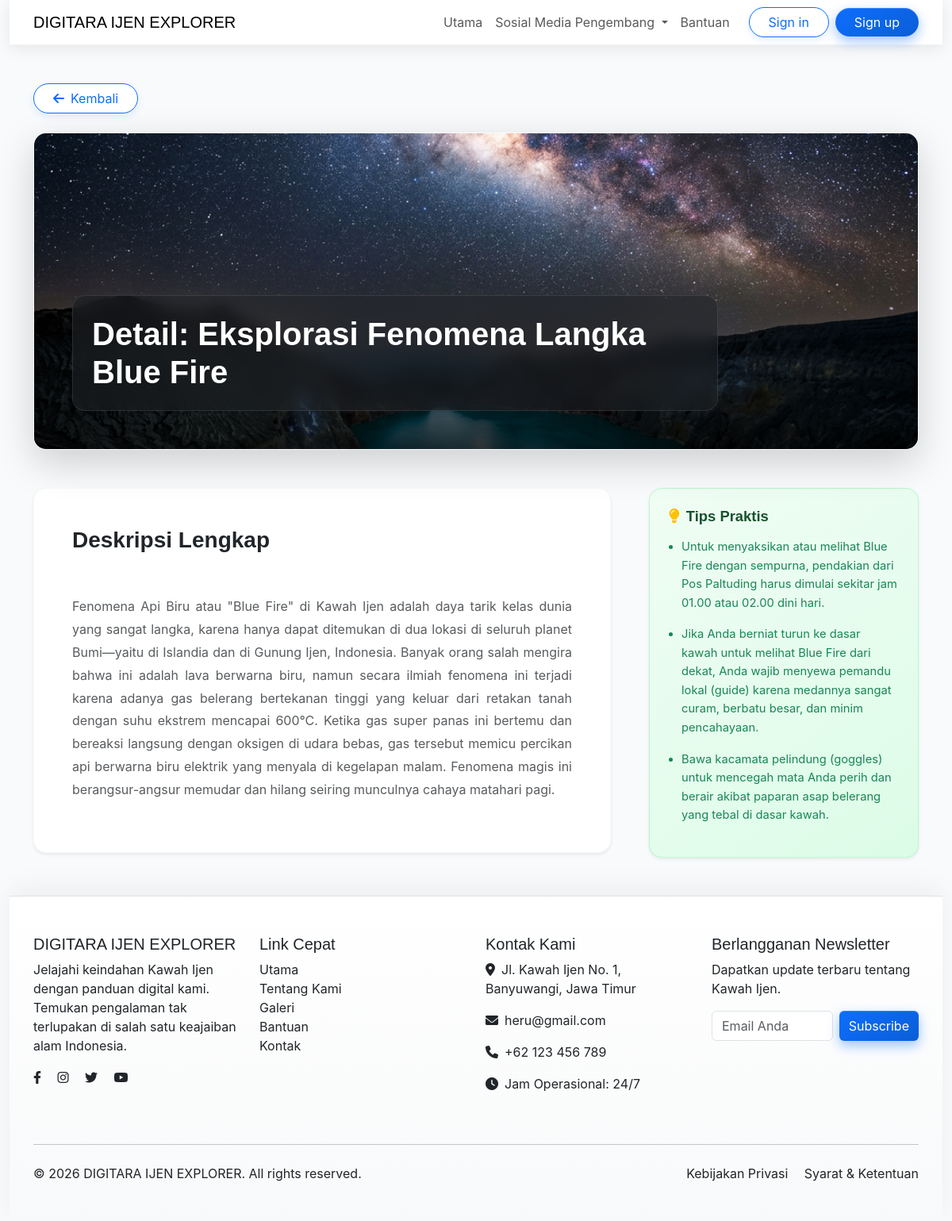
Page /api/exploring-the-blue-fire.php on the committed database.
### tables this page shows
CREATE TABLE IF NOT EXISTS `wisata` (
  `id` INT AUTO_INCREMENT PRIMARY KEY,
  `slug` VARCHAR(100) UNIQUE NOT NULL,
  `title` VARCHAR(255) NOT NULL,
  `deskripsi` TEXT NOT NULL,
  `img` VARCHAR(255) NOT NULL,
  `popup_title` VARCHAR(255) NOT NULL,
  `popup_content` TEXT NOT NULL
);

### api/exploring-the-blue-fire.php (the view, shortened to what this page needs)
<?php
require_once __DIR__ . '/config.php';
$slug = 'exploring-the-blue-fire';
$stmt = $pdo->prepare("SELECT * FROM wisata WHERE slug = ?");
$stmt->execute([$slug]);
$wisata = $stmt->fetch();
$stmtTips = $pdo->prepare("SELECT tip FROM wisata_tips WHERE wisata_id = ?");
$stmtTips->execute([$wisata['id']]);
$tips = $stmtTips->fetchAll(PDO::FETCH_COLUMN);
?>
<!DOCTYPE html>
<html lang="en">
<head>
    <link rel="stylesheet" href="/assets/BOOTSRAP/css/bootstrap.min.css">
    <link rel="stylesheet" href="https://cdnjs.cloudflare.com/ajax/libs/font-awesome/6.0.0/css/all.min.css">
    <link rel="stylesheet" href="/index/style.css">
</head>
<body>
    <div class="container-fluid">
        <div class="row">
            <div class="col">
            <nav class="navbar navbar-expand-lg sticky-top">
                <div class="container">
                    <a class="navbar-brand" href="/api/index.php">DIGITARA IJEN EXPLORER</a>
                    <div class="collapse navbar-collapse" id="navbarNav">
                        <ul class="navbar-nav ms-auto align-items-center">
                            <li class="nav-item"><a class="nav-link" href="/api/index.php">Utama</a></li>
                            <li class="nav-item dropdown">
                                <a class="nav-link dropdown-toggle" href="#" id="navbarDropdown" role="button" data-bs-toggle="dropdown" aria-expanded="false" data-bs-display="static">
                                    Sosial Media Pengembang
                                </a>
                            </li>
                            <li class="nav-item"><a class="nav-link" href="#">Bantuan</a></li>
                            <li class="nav-item ms-lg-3 d-flex align-items-center flex-column flex-lg-row">
                                <?php if (isset($_SESSION['username'])): ?>
                                    <span class="navbar-text me-lg-3 mb-2 mb-lg-0 fw-bold text-dark"><i class="fas fa-user-circle me-1"></i>Halo, <?php echo htmlspecialchars($_SESSION['username']); ?></span>
                                    <a href="/api/logout.php" class="btn btn-outline-danger rounded-pill px-4">Sign out</a>
                                <?php else: ?>
                                    <a href="/api/login.php" class="btn btn-outline-primary rounded-pill px-4 me-2 mb-2 mb-lg-0">Sign in</a>
                                    <a href="/api/register.php" class="btn btn-primary rounded-pill px-4">Sign up</a>
                                <?php endif; ?>
                            </li>
                        </ul>
                    </div>
                </div>
            </nav>
            </div>
        </div>
        <div class="container my-5">
            <div class="mb-4">
                <a href="/api/index.php" class="btn btn-outline-primary rounded-pill px-4">
                    <i class="fas fa-arrow-left me-2"></i>Kembali
                </a>
            </div>
            <div class="position-relative rounded-4 overflow-hidden shadow-lg mb-5" style="height: 400px; border: 1px solid rgba(255,255,255,0.25);">
                <img src="<?php echo htmlspecialchars($wisata['img']); ?>" class="w-100 h-100" style="object-fit: cover;" alt="<?php echo htmlspecialchars($wisata['title']); ?>">
                <div class="position-absolute bottom-0 start-0 p-4 p-md-5 w-100">
                    <div class="bg-dark bg-opacity-50 rounded-4 p-4 text-white border border-white border-opacity-10 d-inline-block" style="max-width: 80%; backdrop-filter: blur(10px); -webkit-backdrop-filter: blur(10px);">
                        <h1 class="display-6 fw-bold mb-0"><?php echo htmlspecialchars($wisata['popup_title']); ?></h1>
                    </div>
                </div>
            </div>
            <div class="row g-5">
                <div class="col-lg-8">
                    <div class="bg-white p-4 p-md-5 rounded-4 shadow-sm border border-light">
                        <h3 class="fw-bold text-dark mb-4">Deskripsi Lengkap</h3>
                        <p class="text-muted fs-6" style="line-height: 1.8; text-align: justify; white-space: pre-line;">
                            <?php echo htmlspecialchars($wisata['popup_content']); ?>
                        </p>
                    </div>
                </div>
                <div class="col-lg-4">
                    <div class="modal-tips-container p-4 rounded-4 shadow-sm">
                        <h5 class="tips-heading fw-bold mb-3">
                            <i class="fas fa-lightbulb me-2 text-warning"></i>Tips Praktis
                        </h5>
                        <ul class="tips-list ps-3">
                            <?php foreach ($tips as $tip): ?>
                                <li class="mb-3 text-success" style="line-height: 1.6;"><?php echo htmlspecialchars($tip); ?></li>
                            <?php endforeach; ?>
                        </ul>
                    </div>
                </div>
            </div>
        </div>
        <footer class="bg-light text-dark mt-5 py-5 border-top">
            <div class="container">
                <div class="row">
                    <div class="col-lg-3 col-md-6 mb-4">
                        <h5>DIGITARA IJEN EXPLORER</h5>
                        <p>Jelajahi keindahan Kawah Ijen dengan panduan digital kami. Temukan pengalaman tak terlupakan di salah satu keajaiban alam Indonesia.</p>
                        <div class="social-icons">
                            <a href="#" class="text-dark me-3"><i class="fab fa-facebook-f"></i></a>
                            <a href="#" class="text-dark me-3"><i class="fab fa-instagram"></i></a>
                            <a href="#" class="text-dark me-3"><i class="fab fa-twitter"></i></a>
                            <a href="#" class="text-dark"><i class="fab fa-youtube"></i></a>
                        </div>
                    </div>
                    <div class="col-lg-3 col-md-6 mb-4">
                        <h5>Link Cepat</h5>
                        <ul class="list-unstyled">
                            <li><a href="/api/index.php" class="text-dark text-decoration-none">Utama</a></li>
                            <li><a href="#" class="text-dark text-decoration-none">Tentang Kami</a></li>
                            <li><a href="#" class="text-dark text-decoration-none">Galeri</a></li>
                            <li><a href="#" class="text-dark text-decoration-none">Bantuan</a></li>
                            <li><a href="#" class="text-dark text-decoration-none">Kontak</a></li>
                        </ul>
                    </div>
                    <div class="col-lg-3 col-md-6 mb-4">
                        <h5>Kontak Kami</h5>
                        <p><i class="fas fa-map-marker-alt me-2"></i>Jl. Kawah Ijen No. 1, Banyuwangi, Jawa Timur</p>
                        <p><i class="fas fa-envelope me-2"></i>heru@gmail.com</p>
                        <p><i class="fas fa-phone me-2"></i>+62 123 456 789</p>
                        <p><i class="fas fa-clock me-2"></i>Jam Operasional: 24/7</p>
                    </div>
                    <div class="col-lg-3 col-md-6 mb-4">
                        <h5>Berlangganan Newsletter</h5>
                        <p>Dapatkan update terbaru tentang Kawah Ijen.</p>
                        <form class="d-flex">
                            <input class="form-control me-2" type="email" placeholder="Email Anda">
                            <button class="btn btn-primary" type="submit">Subscribe</button>
                        </form>
                    </div>
                </div>
                <hr class="my-4">
                <div class="row align-items-center">
                    <div class="col-md-6">
                        <p class="mb-0">&copy; 2026 DIGITARA IJEN EXPLORER. All rights reserved.</p>
                    </div>
                    <div class="col-md-6 text-md-end">
                        <a href="#" class="text-dark text-decoration-none me-3">Kebijakan Privasi</a>
                        <a href="#" class="text-dark text-decoration-none">Syarat & Ketentuan</a>
                    </div>
                </div>
            </div>
        </footer>
    </div>
</body>
</html>

### index/style.css (style rules this page uses)
body { font-family: 'Inter', sans-serif; background-color: #f8fafc; animation: fadeInUpPage 0.8s cubic-bezier(0.34, 1.3, 0.64, 1) forwards; opacity: 0; transform-origin: top center; }
h1, h2, h3, h4, h5, h6, .navbar-brand { font-family: 'Outfit', sans-serif; }
.navbar { background-color: rgba(255, 255, 255, 0.95); backdrop-filter: blur(10px); box-shadow: 0 4px 20px rgba(0,0,0,0.08) !important; border-bottom: 1px solid rgba(0,0,0,0.05); }
.btn-primary { background: linear-gradient(145deg, #0d6efd, #0b5ed7); border: none; box-shadow: 0 6px 15px rgba(13, 110, 253, 0.4), inset 0 1px 0 rgba(255,255,255,0.2); transition: all 0.2s ease; }
.btn-outline-primary { box-shadow: 0 4px 10px rgba(13, 110, 253, 0.1); background: white; transition: all 0.2s ease; }
footer { box-shadow: 0 -10px 30px rgba(0,0,0,0.05); background: linear-gradient(to bottom, #ffffff, #f8f9fa) !important; }
.modal-tips-container { background: linear-gradient(145deg, #f0fdf4, #dcfce7); border-radius: 20px; padding: 24px; border: 1px solid rgba(74, 222, 128, 0.25); box-shadow: inset 0 1px 0 rgba(255, 255, 255, 0.6); }
.tips-heading { font-family: 'Outfit', sans-serif; font-weight: 700; font-size: 1.15rem; color: #14532d; margin-bottom: 12px; }
.tips-list { margin: 0; padding-left: 20px; }
.tips-list li { font-family: 'Inter', sans-serif; font-size: 0.92rem; line-height: 1.5; color: #166534; margin-bottom: 8px; }
.tips-list li:last-child { margin-bottom: 0; }

### rows in the picture
wisata: img (picture), popup_title "Detail: Eksplorasi Fenomena Langka Blue Fire", popup_content "Fenomena Api Biru atau \"Blue Fire\" di Kawah Ijen adalah daya tarik kelas dunia yang sangat langka, karena hanya dapat ditemukan di dua lokasi di seluruh planet Bumi—yaitu di Islandia dan di Gunung Ijen, Indonesia. Banyak orang salah mengira bahwa ini adalah lava berwarna biru, namun secara ilmiah fenomena ini terjadi karena adanya gas belerang bertekanan tinggi yang keluar dari retakan tanah dengan suhu ekstrem mencapai 600°C. Ketika gas super panas ini bertemu dan bereaksi langsung dengan oksigen di udara bebas, gas tersebut memicu percikan api berwarna biru elektrik yang menyala di kegelapan malam. Fenomena magis ini berangsur-angsur memudar dan hilang seiring munculnya cahaya matahari…"

### other values in the picture
$tip "Untuk menyaksikan atau melihat Blue Fire dengan sempurna, pendakian dari Pos Paltuding harus dimulai sekitar jam 01.00 atau 02.00 dini hari."
$tip "Jika Anda berniat turun ke dasar kawah untuk melihat Blue Fire dari dekat, Anda wajib menyewa pemandu lokal (guide) karena medannya sangat curam, berbatu besar, dan minim pencahayaan."
$tip "Bawa kacamata pelindung (goggles) untuk mencegah mata Anda perih dan berair akibat paparan asap belerang yang tebal di dasar kawah."
